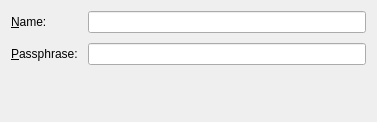
<?xml version="1.0" encoding="UTF-8"?>
<ui version="4.0">
 <class>DecryptLuksDialogWidgetBase</class>
 <widget class="QWidget" name="DecryptLuksDialogWidgetBase">
  <property name="geometry">
   <rect>
    <x>0</x>
    <y>0</y>
    <width>377</width>
    <height>122</height>
   </rect>
  </property>
  <layout class="QVBoxLayout" name="verticalLayout_2">
   <property name="spacing">
    <number>10</number>
   </property>
   <item>
    <layout class="QGridLayout" name="gridLayout">
     <item row="2" column="0">
      <widget class="QLabel" name="label_Name">
       <property name="text">
        <string>&amp;Name:</string>
       </property>
       <property name="buddy">
        <cstring>m_LineEditName</cstring>
       </property>
      </widget>
     </item>
     <item row="2" column="1">
      <widget class="KLineEdit" name="m_LineEditName"/>
     </item>
     <item row="3" column="0">
      <widget class="QLabel" name="label_Pass">
       <property name="text">
        <string>&amp;Passphrase:</string>
       </property>
       <property name="buddy">
        <cstring>m_LineEditPassphrase</cstring>
       </property>
      </widget>
     </item>
     <item row="3" column="1">
      <widget class="KLineEdit" name="m_LineEditPassphrase">
       <property name="passwordMode">
        <bool>true</bool>
       </property>
      </widget>
     </item>
    </layout>
   </item>
   <item>
    <spacer name="verticalSpacer">
     <property name="orientation">
      <enum>Qt::Vertical</enum>
     </property>
     <property name="sizeType">
      <enum>QSizePolicy::MinimumExpanding</enum>
     </property>
     <property name="sizeHint" stdset="0">
      <size>
       <width>20</width>
       <height>20</height>
      </size>
     </property>
    </spacer>
   </item>
  </layout>
 </widget>
 <customwidgets>
  <customwidget>
   <class>KLineEdit</class>
   <extends>QLineEdit</extends>
   <header>klineedit.h</header>
  </customwidget>
 </customwidgets>
 <connections/>
</ui>
